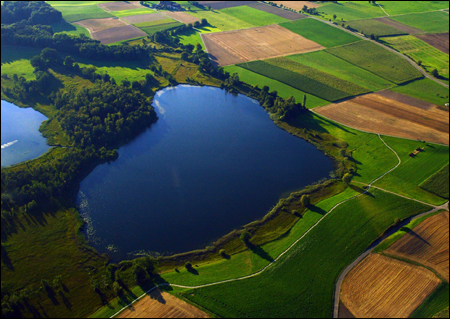
//> input picture Daten/OpenCV-12/Img12a.jpg, 450 x 319 px
$ ./_solutionPrakt12   (built with g++ and OpenCV 4)
//> lines starting //> are read from the running program, lines starting //| are printed output that depends on the picture

#include "opencv2/imgproc.hpp"
#include "opencv2/highgui.hpp"
#include <iostream>

using namespace cv;
Mat src, src_gray, cdstP, colorDst;
Mat dst, detected_edges;
int lowThreshold = 0;
const int max_lowThreshold = 100;
const int ratio = 3;
const int kernel_size = 3;
const char* window_name = "Edge Map";
static void CannyThreshold(int, void*)
{
	// [9 lines of commented-out code are left out]
	Canny(src, dst, lowThreshold, 200, 3);
	imshow(window_name, dst);
	 // Copy edges to the images that will display the results in BGR
	cvtColor(dst, colorDst, COLOR_GRAY2BGR);
	cdstP = colorDst.clone();

	// Standard Hough Line Transform
	std::vector<Vec2f> lines; // will hold the results of the detection
	HoughLines(dst, lines, 1, CV_PI / 180, 150, 0, 0); // runs the actual detection
	// Draw the lines
	for (size_t i = 0; i < lines.size(); i++)
	{
		float rho = lines[i][0], theta = lines[i][1];
		Point pt1, pt2;
		double a = cos(theta), b = sin(theta);
		double x0 = a * rho, y0 = b * rho;
		pt1.x = cvRound(x0 + 1000 * (-b));
		pt1.y = cvRound(y0 + 1000 * (a));
		pt2.x = cvRound(x0 - 1000 * (-b));
		pt2.y = cvRound(y0 - 1000 * (a));
		line(colorDst, pt1, pt2, Scalar(0, 0, 255), 3, LINE_AA);
	}
	// Probabilistic Line Transform
	std::vector<Vec4i> linesP; // will hold the results of the detection
	HoughLinesP(dst, linesP, 1, CV_PI / 180, 50, 50, 10); // runs the actual detection
	// Draw the lines
	for (size_t i = 0; i < linesP.size(); i++)
	{
		Vec4i l = linesP[i];
		line(cdstP, Point(l[0], l[1]), Point(l[2], l[3]), Scalar(0, 0, 255), 3, LINE_AA);
	}
	// Show results
	imshow("Source", src);
	imshow("Detected Lines (in red) - Standard Hough Line Transform", colorDst);
	imshow("Detected Lines (in red) - Probabilistic Line Transform", cdstP);


}
int main(int argc, char** argv)
{
	src = imread("../Daten/OpenCV-12/Img12a.jpg", IMREAD_COLOR); //image
//> src is the input picture: 319 rows x 450 cols, CV_8UC3; mean B, G, R 56.2, 75.3, 62.5
	if (src.empty())
	{
		std::cout << "Could not open or find the image!\n" << std::endl;
		return -1;
	}
	dst.create(src.size(), src.type());
	cvtColor(src, src_gray, COLOR_BGR2GRAY);
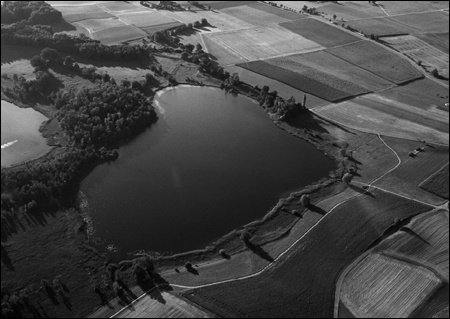
//> src_gray: 319 rows x 450 cols, CV_8UC1; min 0, max 243, mean 69.3
	namedWindow(window_name, WINDOW_AUTOSIZE);
	createTrackbar("Min Threshold:", window_name, &lowThreshold, max_lowThreshold, CannyThreshold);
	CannyThreshold(0, 0);
//> in CannyThreshold, `Canny(src, dst, lowThreshold, 200, 3);`:
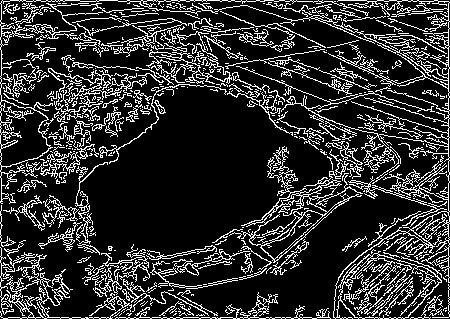
//> dst: 319 rows x 450 cols, CV_8UC1; 18.5% white in thin lines or dots
//> in CannyThreshold, `cvtColor(dst, colorDst, COLOR_GRAY2BGR);`: colorDst: 319 rows x 450 cols, CV_8UC3; 18.5% white in thin lines or dots
//> in CannyThreshold, `HoughLines(dst, lines, 1, CV_PI / 180, 150, 0, 0);`: lines = 11 lines (rho, theta): [317, 1.57], [448, 0], [1, 1.57], [1, 0], [104, 1.4], [24, 1.71], [-29, 1.95], [-40, 2.06], [299, 1.26], [54, 1.47], [109, 1.38]
//> the loop in CannyThreshold, `for (size_t i = 0; i < lines.size(); i++)` made 11 passes
//> (rho, theta, a, b, x0, y0) on passes 1, 2, 4, 5, 6, 7, 8, 9, 10, 11: (317, 1.57, -4.37e-08, 1, -1.39e-05, 317), (448, 0, 1, 0, 448, 0), (1, 0, 1, 0, 1, 0), (104, 1.4, 0.174, 0.985, 18.06, 102.4), (24, 1.71, -0.139, 0.99, -3.34, 23.77), (-29, 1.95, -0.375, 0.927, 10.86, -26.89), (-40, 2.06, -0.469, 0.883, 18.78, -35.32), (299, 1.26, 0.309, 0.951, 92.4, 284.4), (54, 1.47, 0.105, 0.995, 5.64, 53.7), (109, 1.38, 0.191, 0.982, 20.8, 107)
//> (rho, theta, b, x0, y0) on pass 3: (1, 1.57, 1, -4.37e-08, 1)
//> after the loop in CannyThreshold, `for (size_t i = 0; i < lines.size(); i++)`:
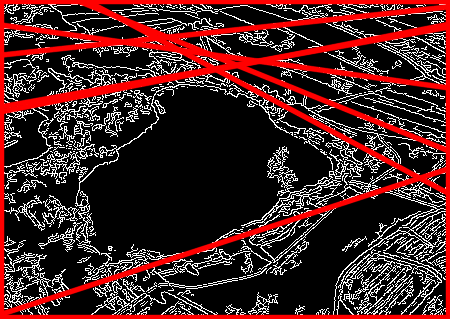
//> colorDst: 319 rows x 450 cols, CV_8UC3; mean B, G, R 36.8, 36.8, 72.9
//> in CannyThreshold, `HoughLinesP(dst, linesP, 1, CV_PI / 180, 50, 50, 10);`: linesP = 268 lines (x1, y1, x2, y2), first 8: [1, 317, 448, 317], [448, 313, 448, 1], [338, 0, 418, 0], [220, 1, 337, 1], [49, 97, 349, 44], [154, 61, 324, 109], [1, 315, 1, 1], [133, 269, 220, 243]
//> the loop in CannyThreshold, `for (size_t i = 0; i < linesP.size(); i++)` made 268 passes
//> after the loop in CannyThreshold, `for (size_t i = 0; i < linesP.size(); i++)`:
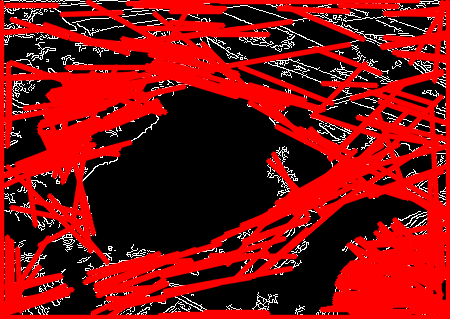
//> cdstP: 319 rows x 450 cols, CV_8UC3; mean B, G, R 12.2, 12.2, 128.6
	waitKey(0);
	return 0;
}

$ run again, with Daten/OpenCV-12/Img12b.jpg copied over Daten/OpenCV-12/Img12a.jpg
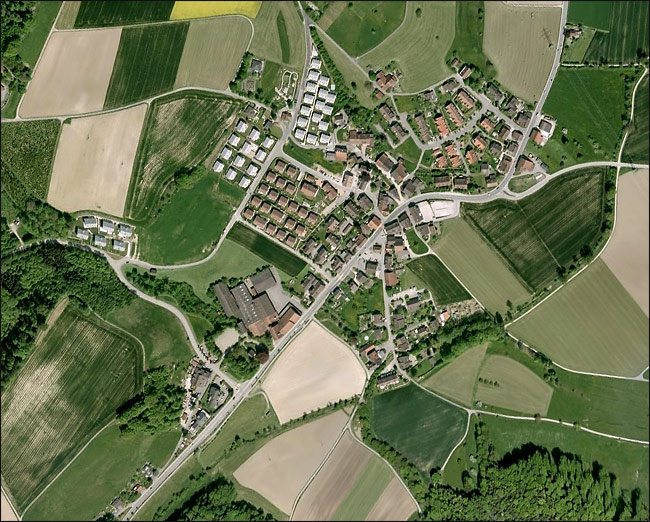
//> input picture Daten/OpenCV-12/Img12b.jpg, 650 x 522 px
//> src is the input picture: 522 rows x 650 cols, CV_8UC3; mean B, G, R 80.4, 114.9, 105.1
//> in CannyThreshold, `Canny(src, dst, lowThreshold, 200, 3);`:
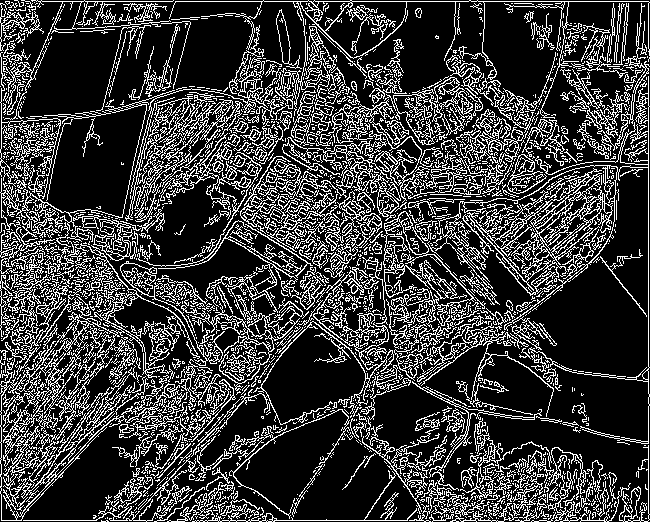
//> dst: 522 rows x 650 cols, CV_8UC1; 23.3% white in thin lines or dots
//> lines = 8235 lines (rho, theta), first 12: [1, 1.57], [520, 1.57], [648, 0], [1, 0], [368, 0.79], [445, 0.79], [448, 0.79], [433, 0.79], [-59, 2.36], [438, 0.79], [443, 0.79], [441, 0.79]
//> the loop in CannyThreshold, `for (size_t i = 0; i < lines.size(); i++)` made 8235 passes
//> (rho, theta, a, b, x0, y0) on passes 2 to 4: (520, 1.57, -4.37e-08, 1, -2.27e-05, 520), (648, 0, 1, 0, 648, 0), (1, 0, 1, 0, 1, 0)
//> linesP = 1130 lines (x1, y1, x2, y2), first 8: [5, 1, 648, 1], [1, 520, 648, 520], [648, 518, 648, 3], [1, 519, 1, 3], [128, 510, 217, 414], [94, 518, 149, 463], [111, 409, 242, 278], [384, 227, 553, 114]
//> the loop in CannyThreshold, `for (size_t i = 0; i < linesP.size(); i++)` made 1130 passes
//> after the loop in CannyThreshold, `for (size_t i = 0; i < linesP.size(); i++)`:
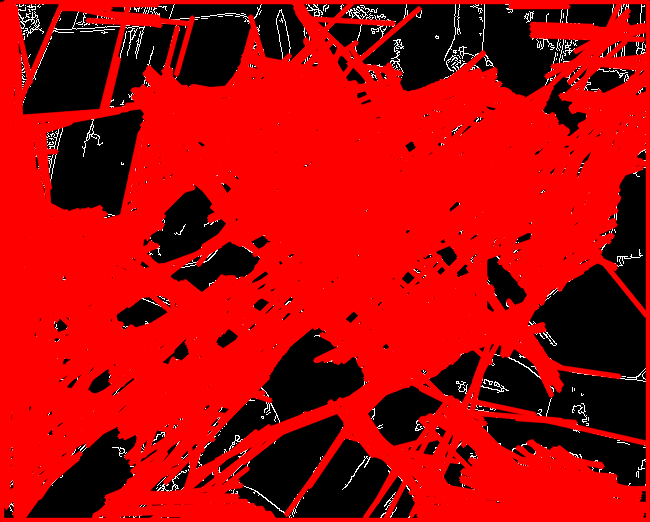
//> cdstP: 522 rows x 650 cols, CV_8UC3; mean B, G, R 4, 4, 175.7

$ run again, with Daten/OpenCV-12/Img12d.jpg copied over Daten/OpenCV-12/Img12a.jpg
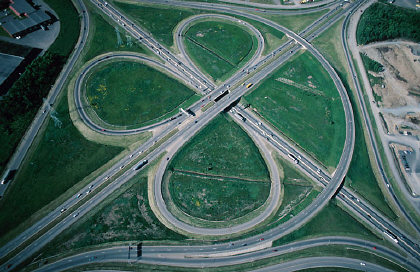
//> input picture Daten/OpenCV-12/Img12d.jpg, 420 x 272 px
//> src is the input picture: 272 rows x 420 cols, CV_8UC3; mean B, G, R 91.2, 98.6, 69.4
//> in CannyThreshold, `Canny(src, dst, lowThreshold, 200, 3);`:
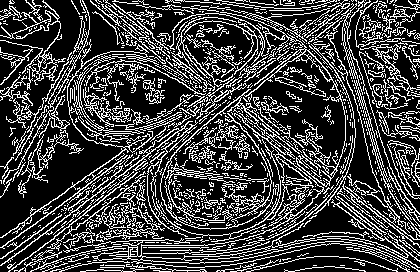
//> dst: 272 rows x 420 cols, CV_8UC1; 26% white in thin lines or dots
//> lines = 199 lines (rho, theta), first 12: [212, 0.93], [208, 0.93], [201, 0.94], [-54, 2.23], [-63, 2.23], [209, 0.94], [194, 0.96], [226, 0.79], [243, 0.79], [219, 0.89], [226, 0.89], [-95, 2.36]
//> the loop in CannyThreshold, `for (size_t i = 0; i < lines.size(); i++)` made 199 passes
//> (rho, theta, a, b, x0, y0) on passes 1 to 3: (212, 0.925, 0.602, 0.799, 127.6, 169.3), (208, 0.925, 0.602, 0.799, 125.2, 166.1), (201, 0.942, 0.588, 0.809, 118.1, 162.6)
//> linesP = 379 lines (x1, y1, x2, y2), first 8: [0, 265, 304, 36], [99, 9, 409, 252], [189, 154, 254, 89], [239, 75, 339, 2], [18, 236, 131, 151], [30, 238, 177, 128], [142, 230, 350, 174], [0, 237, 189, 105]
//> the loop in CannyThreshold, `for (size_t i = 0; i < linesP.size(); i++)` made 379 passes
//> after the loop in CannyThreshold, `for (size_t i = 0; i < linesP.size(); i++)`:
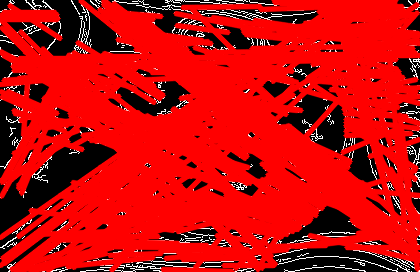
//> cdstP: 272 rows x 420 cols, CV_8UC3; mean B, G, R 8.7, 8.7, 195.5
